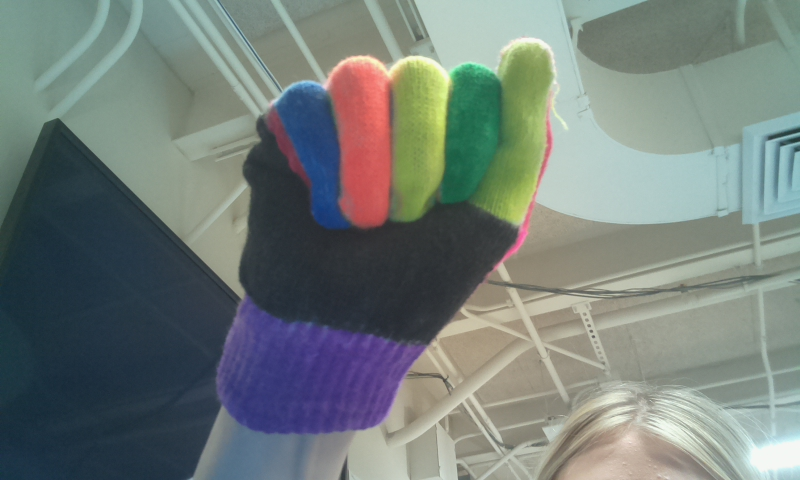
#> input picture src/test1.jpg, 800 x 480 px
$ python pca.py
#> lines starting #> are read from the running program, lines starting #| are printed output that depends on the picture
import cv2
import numpy as np
import matplotlib.pyplot as plt #delete later
import matplotlib.image as mpimg

def PCA(input_image, n_bands=3, debug_mode=True):
    # Read RGB image into an array with cv2 lib
#> called with input_image = 'test1.jpg', n_bands = 3, debug_mode = True
    img = cv2.imread(input_image)
#> img is the input picture: shape (480, 800, 3); mean B, G, R 121.2, 125.4, 115.1
    # cv2.imshow("image",img) #delete later
    # cv2.waitKey(0)
    # cv2.destroyAllWindows()
    img_shape = img.shape[:2]
#> img_shape = (480, 800)
    b,g,r=cv2.split(img)
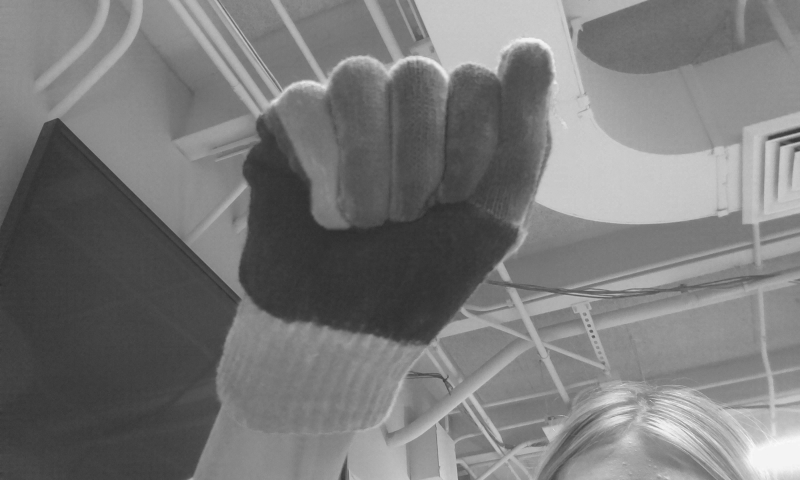
#> b: shape (480, 800); min 44, max 250, mean 121.2
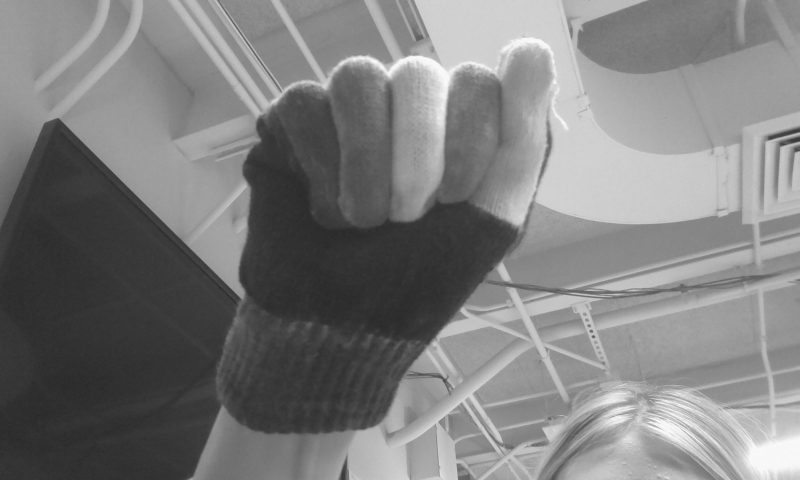
#> g: shape (480, 800); min 42, max 251, mean 125.4
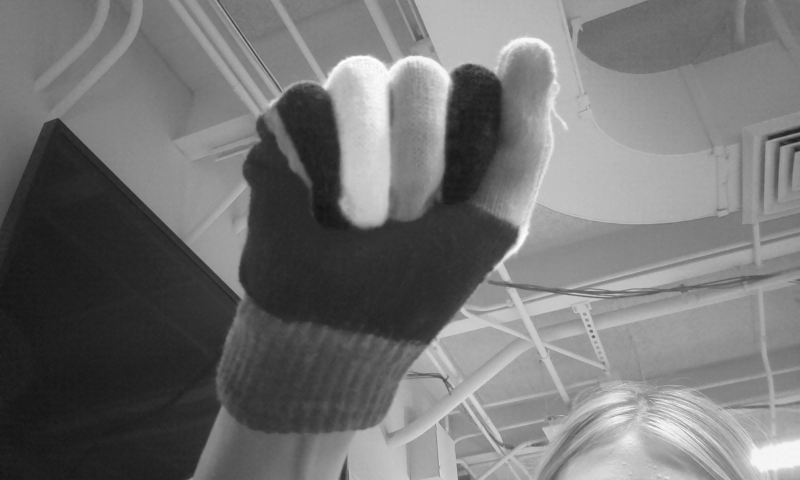
#> r: shape (480, 800); min 19, max 255, mean 115.1
    cv2.imwrite('blue_channel.jpg',b)
    cv2.imwrite('green_channel.jpg',g)
    cv2.imwrite('red_channel.jpg',r)


    # stack images into an array
    stacked_imgs = np.zeros((img_shape[0],img_shape[1],n_bands))
    stacked_imgs[:,:,0] = cv2.imread('blue_channel.jpg', cv2.IMREAD_GRAYSCALE)
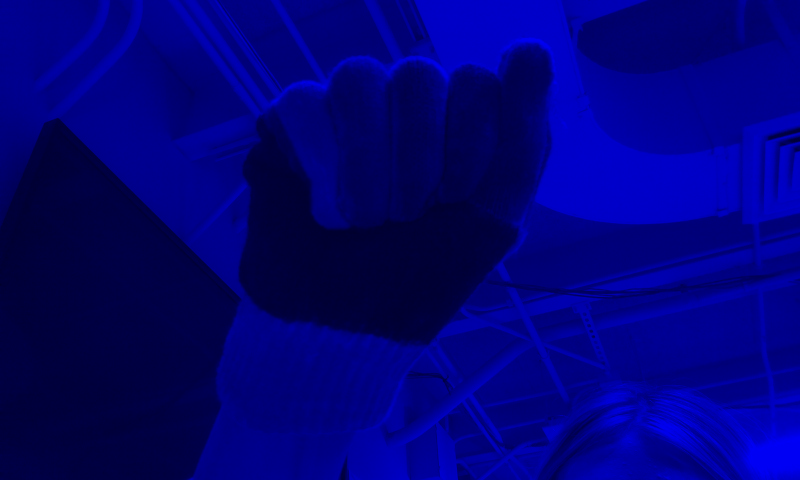
#> stacked_imgs: shape (480, 800, 3) float64; mean B, G, R 121.2, 0, 0
    stacked_imgs[:,:,1] = cv2.imread('green_channel.jpg', cv2.IMREAD_GRAYSCALE)
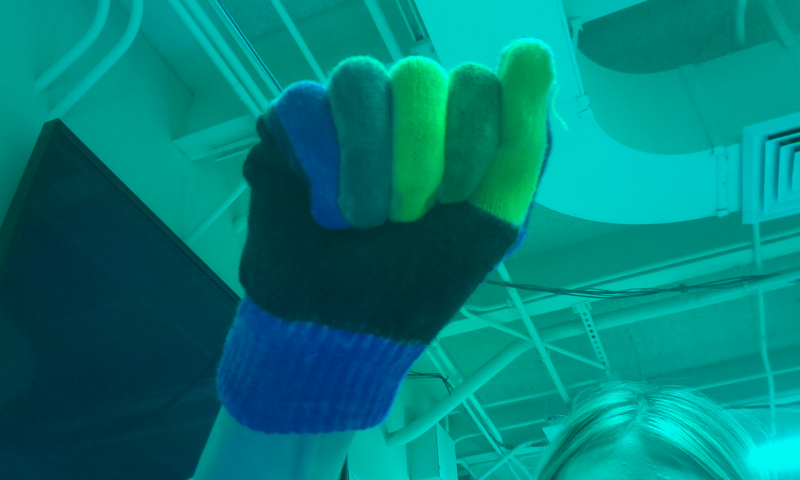
#> stacked_imgs: shape (480, 800, 3) float64; mean B, G, R 121.2, 125.4, 0
    stacked_imgs[:,:,2] = cv2.imread('red_channel.jpg', cv2.IMREAD_GRAYSCALE)

    # for i in range(n_bands):
    #     stacked_imgs[:,:,i] = cv2.imread(input_image, cv2.IMREAD_GRAYSCALE)

    # Flatten stacked images into standardized 1D array
    img_matrix = np.zeros((stacked_imgs[:,:,0].size,n_bands))
    for i in range(n_bands):
        img_arr = stacked_imgs[:,:,i].flatten()
        img_arr_std = (img_arr - img_arr.mean())/img_arr.std()
        img_matrix[:,i] = img_arr_std

    # Calculate covariance and eigen values/vectors
    np.set_printoptions(precision=3)
    cov = np.cov(img_matrix.transpose())
#> cov = [[1, 0.894, 0.834], [0.894, 1, 0.911], [0.834, 0.911, 1]]
    eigen_val, eigen_vec = np.linalg.eig(cov)
#> eigen_val = [2.76, 0.167, 0.0731]; eigen_vec = [[-0.57, -0.749, 0.337], [-0.587, 0.0851, -0.805], [-0.574, 0.657, 0.488]]

    # Find highest order of eigen value and corresponding eigen vector
    order = eigen_val.argsort()[::-1]
#> order = [0, 1, 2]
    eigen_val = eigen_val[order]
    eigen_vec = eigen_vec[:,order]

    # Projecting data on Eigen vector directions resulting to Principal Components
    PC = np.matmul(img_matrix, eigen_vec)   #cross product


    # Rearranging 1-d arrays to 2-d arrays of image size
    PC_2d = np.zeros((img_shape[0],img_shape[1],n_bands))

    for i in range(n_bands):
        PC_2d[:,:,i] = PC[:,i].reshape(-1,img_shape[1])
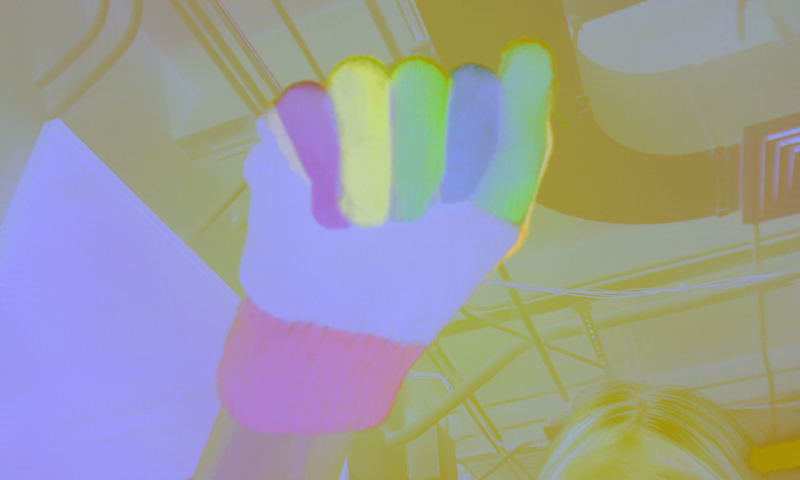
#> PC_2d: shape (480, 800, 3) float64; mean of channels 0, 1, 2 4.91e-15, -2.13e-16, -1.54e-16; drawn with min black and max white

    # normalizing between 0 to 255
    PC_2d_Norm = np.zeros((img_shape[0],img_shape[1],n_bands))

    for i in range(n_bands):
        PC_2d_Norm[:,:,i] = cv2.normalize(PC_2d[:,:,i],
                        np.zeros(img_shape),0,255 ,cv2.NORM_MINMAX)
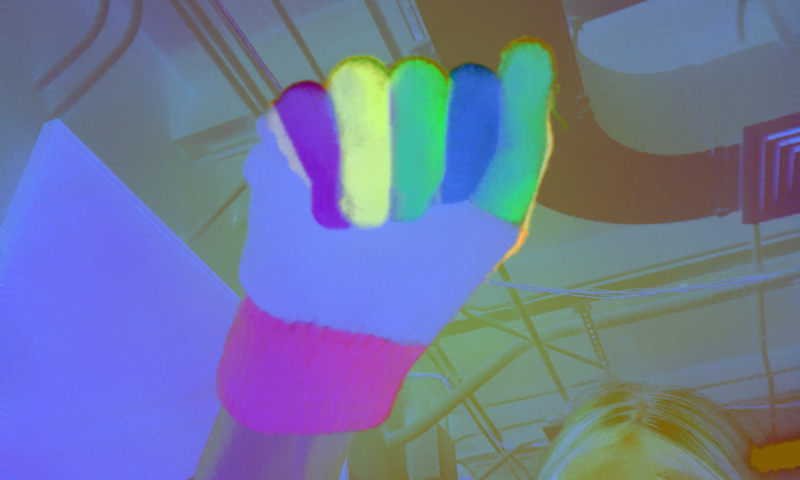
#> PC_2d_Norm: shape (480, 800, 3) float64; mean of channels 0, 1, 2 156.6, 120.3, 110.8; drawn with min black and max white
    # Comparsion of RGB and Image produced using first three bands
    # fig,axes = plt.subplots(1,2,figsize=(20,10),
    #                         sharex='all', sharey='all')
    # fig.subplots_adjust(wspace=0.1, hspace=0.15)
    #
    # img = cv2.imread(input_image)
    # axes[0].imshow(img)
    # axes[1].imshow(PC_2d_Norm[:,:,:3][:,:,[0,2,1]].astype(int))
    #plt.show()


    if (debug_mode):
        print("PC.size = ", PC.size, "\n\nPrincipal Components:\n", PC,"\n")
#> (printed output is left out)
    return PC


if __name__ == "__main__":
    print("program running")
    img = 'test1.jpg'
    n_bands = 3
    debug_mode = True
    PC = PCA(img, n_bands, debug_mode)

$ run again, with src/color-glove1.jpg copied over src/test1.jpg
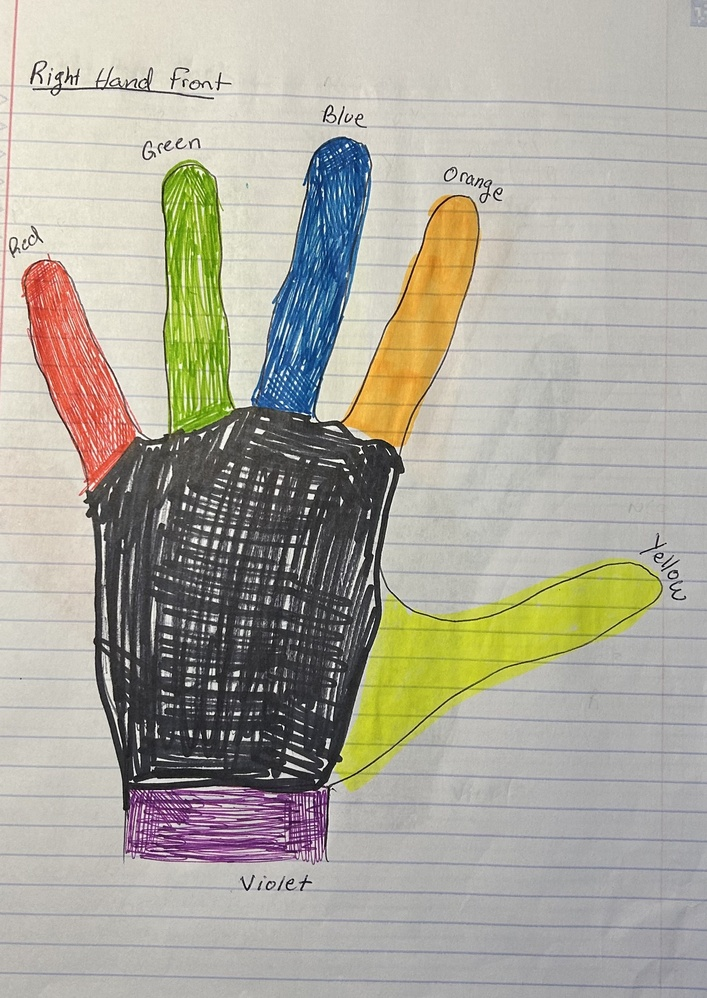
#> input picture src/color-glove1.jpg, 707 x 998 px, shrunk from 1919 x 2711 before the run
#> in PCA, img is the input picture: shape (998, 707, 3); mean B, G, R 156.8, 169.3, 172.5
#> in PCA, `stacked_imgs[:,:,1] = cv2.imread('green_channel.jpg', cv2.IMREAD_GRAYS..`:
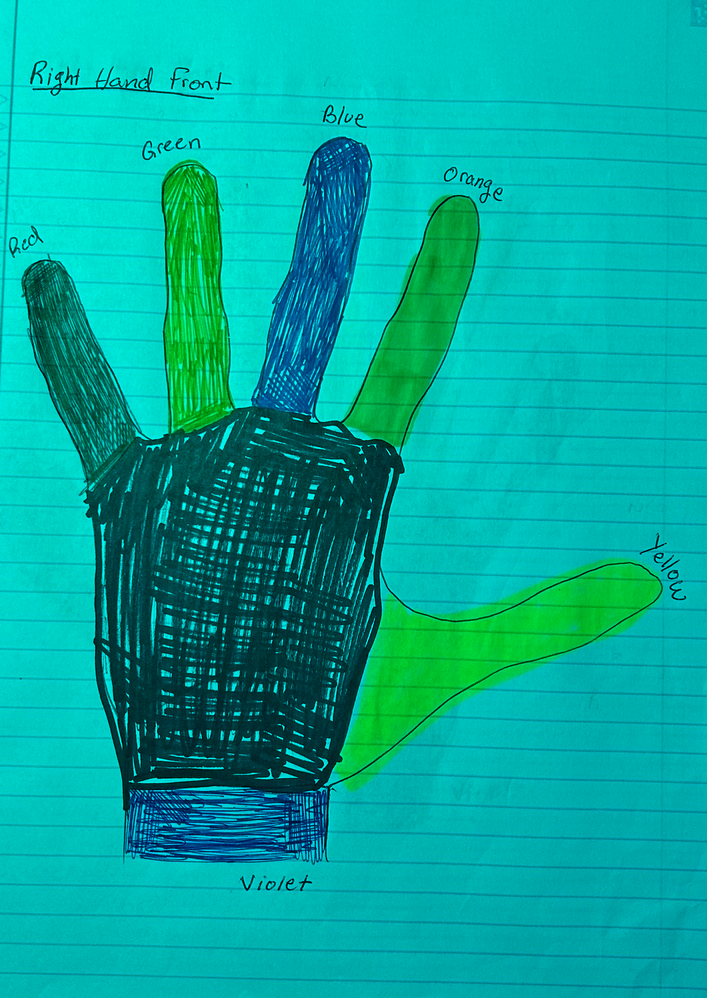
#> stacked_imgs: shape (998, 707, 3) float64; mean B, G, R 156.8, 169.3, 0
#> cov = [[1, 0.791, 0.732], [0.791, 1, 0.933], [0.732, 0.933, 1]]
#> eigen_val = [2.64, 0.298, 0.0615]; eigen_vec = [[0.549, 0.826, 0.128], [0.597, -0.28, -0.752], [0.585, -0.489, 0.647]]
#> order = [0, 1, 2]
#> after the loop in PCA, `for i in range(n_bands):`:
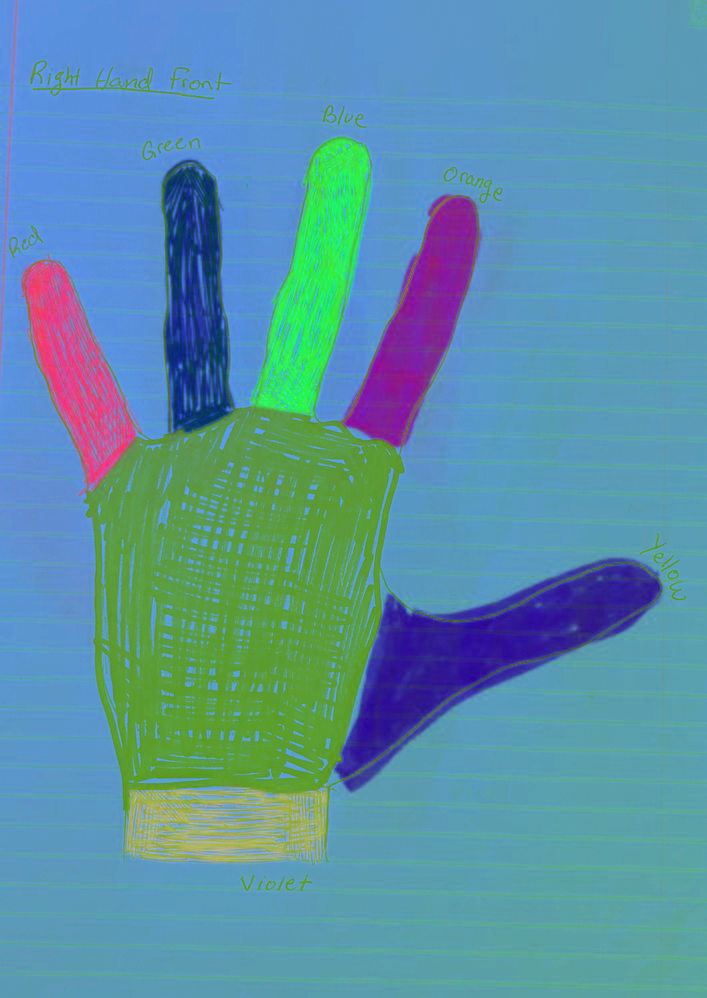
#> PC_2d_Norm: shape (998, 707, 3) float64; mean of channels 0, 1, 2 166.5, 146, 91; drawn with min black and max white
#> (printed output is left out)
